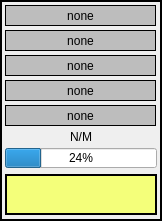
   <widget class="QFrame" name="frame_8">
    <property name="geometry">
     <rect>
      <x>700</x>
      <y>142</y>
      <width>162</width>
      <height>221</height>
     </rect>
    </property>
    <property name="frameShape">
     <enum>QFrame::Box</enum>
    </property>
    <property name="frameShadow">
     <enum>QFrame::Plain</enum>
    </property>
    <property name="lineWidth">
     <number>2</number>
    </property>
    <widget class="QFrame" name="frame_7">
     <property name="geometry">
      <rect>
       <x>5</x>
       <y>5</y>
       <width>151</width>
       <height>21</height>
      </rect>
     </property>
     <property name="styleSheet">
      <string notr="true">background-color: rgb(189, 189, 189);</string>
     </property>
     <property name="frameShape">
      <enum>QFrame::Box</enum>
     </property>
     <property name="frameShadow">
      <enum>QFrame::Plain</enum>
     </property>
     <layout class="QGridLayout" name="gridLayout_2">
      <property name="leftMargin">
       <number>0</number>
      </property>
      <property name="topMargin">
       <number>0</number>
      </property>
      <property name="rightMargin">
       <number>0</number>
      </property>
      <property name="bottomMargin">
       <number>0</number>
      </property>
      <item row="0" column="0">
       <widget class="QLabel" name="label_vts_server_status">
        <property name="text">
         <string>none</string>
        </property>
        <property name="alignment">
         <set>Qt::AlignCenter</set>
        </property>
       </widget>
      </item>
     </layout>
    </widget>
    <widget class="QProgressBar" name="progressBar_current_test_progress">
     <property name="geometry">
      <rect>
       <x>5</x>
       <y>148</y>
       <width>152</width>
       <height>20</height>
      </rect>
     </property>
     <property name="sizePolicy">
      <sizepolicy hsizetype="Expanding" vsizetype="Fixed">
       <horstretch>0</horstretch>
       <verstretch>0</verstretch>
      </sizepolicy>
     </property>
     <property name="sizeIncrement">
      <size>
       <width>0</width>
       <height>0</height>
      </size>
     </property>
     <property name="baseSize">
      <size>
       <width>0</width>
       <height>4</height>
      </size>
     </property>
     <property name="value">
      <number>24</number>
     </property>
     <property name="alignment">
      <set>Qt::AlignCenter</set>
     </property>
     <property name="invertedAppearance">
      <bool>false</bool>
     </property>
    </widget>
    <widget class="QFrame" name="frame_13">
     <property name="geometry">
      <rect>
       <x>5</x>
       <y>174</y>
       <width>152</width>
       <height>41</height>
      </rect>
     </property>
     <property name="styleSheet">
      <string notr="true"/>
     </property>
     <property name="frameShape">
      <enum>QFrame::Box</enum>
     </property>
     <property name="frameShadow">
      <enum>QFrame::Plain</enum>
     </property>
     <property name="lineWidth">
      <number>2</number>
     </property>
     <layout class="QGridLayout" name="gridLayout_7">
      <property name="leftMargin">
       <number>0</number>
      </property>
      <property name="topMargin">
       <number>0</number>
      </property>
      <property name="rightMargin">
       <number>0</number>
      </property>
      <property name="bottomMargin">
       <number>0</number>
      </property>
      <item row="0" column="0">
       <widget class="QFrame" name="frame_14">
        <property name="styleSheet">
         <string notr="true">background-color: rgb(244, 255, 122)</string>
        </property>
        <property name="frameShape">
         <enum>QFrame::Box</enum>
        </property>
        <property name="frameShadow">
         <enum>QFrame::Plain</enum>
        </property>
        <property name="lineWidth">
         <number>0</number>
        </property>
        <layout class="QGridLayout" name="gridLayout_6">
         <property name="leftMargin">
          <number>0</number>
         </property>
         <property name="topMargin">
          <number>0</number>
         </property>
         <property name="rightMargin">
          <number>0</number>
         </property>
         <property name="bottomMargin">
          <number>0</number>
         </property>
         <item row="0" column="0">
          <widget class="QLabel" name="label_test_status">
           <property name="font">
            <font>
             <pointsize>13</pointsize>
            </font>
           </property>
           <property name="styleSheet">
            <string notr="true">colo</string>
           </property>
           <property name="text">
            <string/>
           </property>
           <property name="alignment">
            <set>Qt::AlignCenter</set>
           </property>
          </widget>
         </item>
        </layout>
       </widget>
      </item>
     </layout>
    </widget>
    <widget class="QLabel" name="label_test_count">
     <property name="geometry">
      <rect>
       <x>60</x>
       <y>129</y>
       <width>42</width>
       <height>16</height>
      </rect>
     </property>
     <property name="text">
      <string>N/M</string>
     </property>
     <property name="alignment">
      <set>Qt::AlignCenter</set>
     </property>
    </widget>
    <widget class="QFrame" name="frame_16">
     <property name="geometry">
      <rect>
       <x>5</x>
       <y>30</y>
       <width>151</width>
       <height>21</height>
      </rect>
     </property>
     <property name="styleSheet">
      <string notr="true">background-color: rgb(189, 189, 189);</string>
     </property>
     <property name="frameShape">
      <enum>QFrame::Box</enum>
     </property>
     <property name="frameShadow">
      <enum>QFrame::Plain</enum>
     </property>
     <layout class="QGridLayout" name="gridLayout_16">
      <property name="leftMargin">
       <number>0</number>
      </property>
      <property name="topMargin">
       <number>0</number>
      </property>
      <property name="rightMargin">
       <number>0</number>
      </property>
      <property name="bottomMargin">
       <number>0</number>
      </property>
      <item row="0" column="0">
       <widget class="QLabel" name="label_fpga_status">
        <property name="text">
         <string>none</string>
        </property>
        <property name="alignment">
         <set>Qt::AlignCenter</set>
        </property>
       </widget>
      </item>
     </layout>
    </widget>
    <widget class="QFrame" name="frame_17">
     <property name="geometry">
      <rect>
       <x>5</x>
       <y>55</y>
       <width>151</width>
       <height>21</height>
      </rect>
     </property>
     <property name="styleSheet">
      <string notr="true">background-color: rgb(189, 189, 189);</string>
     </property>
     <property name="frameShape">
      <enum>QFrame::Box</enum>
     </property>
     <property name="frameShadow">
      <enum>QFrame::Plain</enum>
     </property>
     <layout class="QGridLayout" name="gridLayout_17">
      <property name="leftMargin">
       <number>0</number>
      </property>
      <property name="topMargin">
       <number>0</number>
      </property>
      <property name="rightMargin">
       <number>0</number>
      </property>
      <property name="bottomMargin">
       <number>0</number>
      </property>
      <item row="0" column="0">
       <widget class="QLabel" name="label_vmm_status">
        <property name="text">
         <string>none</string>
        </property>
        <property name="alignment">
         <set>Qt::AlignCenter</set>
        </property>
       </widget>
      </item>
     </layout>
    </widget>
    <widget class="QFrame" name="frame_12">
     <property name="geometry">
      <rect>
       <x>5</x>
       <y>105</y>
       <width>151</width>
       <height>21</height>
      </rect>
     </property>
     <property name="styleSheet">
      <string notr="true">background-color: rgb(189, 189, 189);</string>
     </property>
     <property name="frameShape">
      <enum>QFrame::Box</enum>
     </property>
     <property name="frameShadow">
      <enum>QFrame::Plain</enum>
     </property>
     <layout class="QGridLayout" name="gridLayout_15">
      <property name="leftMargin">
       <number>0</number>
      </property>
      <property name="topMargin">
       <number>0</number>
      </property>
      <property name="rightMargin">
       <number>0</number>
      </property>
      <property name="bottomMargin">
       <number>0</number>
      </property>
      <item row="0" column="0">
       <widget class="QLabel" name="label_current_test">
        <property name="text">
         <string>none</string>
        </property>
        <property name="alignment">
         <set>Qt::AlignCenter</set>
        </property>
       </widget>
      </item>
     </layout>
    </widget>
    <widget class="QFrame" name="frame_11">
     <property name="geometry">
      <rect>
       <x>5</x>
       <y>80</y>
       <width>151</width>
       <height>21</height>
      </rect>
     </property>
     <property name="styleSheet">
      <string notr="true">background-color: rgb(189, 189, 189);</string>
     </property>
     <property name="frameShape">
      <enum>QFrame::Box</enum>
     </property>
     <property name="frameShadow">
      <enum>QFrame::Plain</enum>
     </property>
     <layout class="QGridLayout" name="gridLayout_3">
      <property name="leftMargin">
       <number>0</number>
      </property>
      <property name="topMargin">
       <number>0</number>
      </property>
      <property name="rightMargin">
       <number>0</number>
      </property>
      <property name="bottomMargin">
       <number>0</number>
      </property>
      <item row="0" column="0">
       <widget class="QLabel" name="label_vts_vmm_sn">
        <property name="text">
         <string>none</string>
        </property>
        <property name="alignment">
         <set>Qt::AlignCenter</set>
        </property>
       </widget>
      </item>
     </layout>
    </widget>
   </widget>
